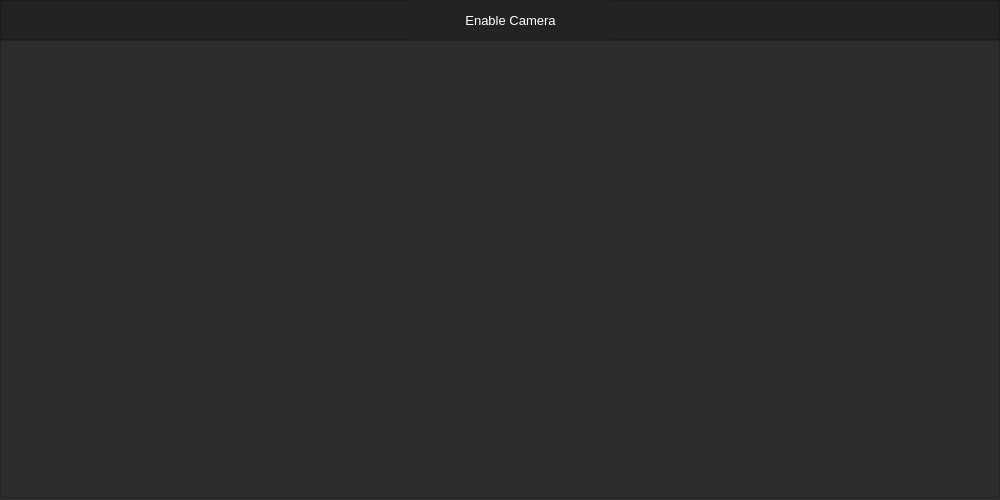
<?xml version="1.0" encoding="UTF-8"?>
<ui version="4.0">
 <class>MainWindow</class>
 <widget class="QMainWindow" name="MainWindow">
  <property name="geometry">
   <rect>
    <x>0</x>
    <y>0</y>
    <width>1000</width>
    <height>500</height>
   </rect>
  </property>
  <property name="minimumSize">
   <size>
    <width>1000</width>
    <height>500</height>
   </size>
  </property>
  <property name="windowTitle">
   <string>MainWindow</string>
  </property>
  <property name="styleSheet">
   <string notr="true">background-color: rgb(45, 45, 45);</string>
  </property>
  <widget class="QWidget" name="centralwidget">
   <layout class="QVBoxLayout" name="verticalLayout">
    <property name="spacing">
     <number>0</number>
    </property>
    <property name="leftMargin">
     <number>0</number>
    </property>
    <property name="topMargin">
     <number>0</number>
    </property>
    <property name="rightMargin">
     <number>0</number>
    </property>
    <property name="bottomMargin">
     <number>0</number>
    </property>
    <item>
     <widget class="QFrame" name="Top_Bar">
      <property name="maximumSize">
       <size>
        <width>16777215</width>
        <height>40</height>
       </size>
      </property>
      <property name="styleSheet">
       <string notr="true">background-color: rgb(35, 35, 35);</string>
      </property>
      <property name="frameShape">
       <enum>QFrame::NoFrame</enum>
      </property>
      <property name="frameShadow">
       <enum>QFrame::Raised</enum>
      </property>
      <layout class="QHBoxLayout" name="horizontalLayout">
       <property name="spacing">
        <number>0</number>
       </property>
       <property name="leftMargin">
        <number>0</number>
       </property>
       <property name="topMargin">
        <number>0</number>
       </property>
       <property name="rightMargin">
        <number>0</number>
       </property>
       <property name="bottomMargin">
        <number>0</number>
       </property>
       <item>
        <widget class="QFrame" name="frame_top">
         <property name="sizePolicy">
          <sizepolicy hsizetype="Preferred" vsizetype="Preferred">
           <horstretch>0</horstretch>
           <verstretch>0</verstretch>
          </sizepolicy>
         </property>
         <property name="minimumSize">
          <size>
           <width>930</width>
           <height>40</height>
          </size>
         </property>
         <property name="frameShape">
          <enum>QFrame::StyledPanel</enum>
         </property>
         <property name="frameShadow">
          <enum>QFrame::Raised</enum>
         </property>
         <widget class="QPushButton" name="EnableCamera">
          <property name="geometry">
           <rect>
            <x>410</x>
            <y>0</y>
            <width>201</width>
            <height>40</height>
           </rect>
          </property>
          <property name="sizePolicy">
           <sizepolicy hsizetype="Fixed" vsizetype="Fixed">
            <horstretch>0</horstretch>
            <verstretch>0</verstretch>
           </sizepolicy>
          </property>
          <property name="minimumSize">
           <size>
            <width>0</width>
            <height>40</height>
           </size>
          </property>
          <property name="font">
           <font>
            <pointsize>10</pointsize>
            <weight>50</weight>
            <italic>false</italic>
            <bold>false</bold>
           </font>
          </property>
          <property name="styleSheet">
           <string notr="true">QPushButton {
	color: rgb(255, 255, 255);
	background-color: rgb(35, 35, 35);
	border: 0px solid;
}
QPushButton:hover {
	background-color: rgb(85, 170, 255);
}</string>
          </property>
          <property name="text">
           <string>Enable Camera</string>
          </property>
         </widget>
        </widget>
       </item>
      </layout>
     </widget>
    </item>
    <item>
     <widget class="QLabel" name="camera_screen">
      <property name="sizePolicy">
       <sizepolicy hsizetype="Expanding" vsizetype="Expanding">
        <horstretch>0</horstretch>
        <verstretch>0</verstretch>
       </sizepolicy>
      </property>
      <property name="frameShape">
       <enum>QFrame::StyledPanel</enum>
      </property>
      <property name="text">
       <string/>
      </property>
      <property name="scaledContents">
       <bool>true</bool>
      </property>
      <property name="alignment">
       <set>Qt::AlignBottom|Qt::AlignRight|Qt::AlignTrailing</set>
      </property>
     </widget>
    </item>
    <item alignment="Qt::AlignLeft|Qt::AlignTop">
     <widget class="QFrame" name="Content">
      <property name="frameShape">
       <enum>QFrame::NoFrame</enum>
      </property>
      <property name="frameShadow">
       <enum>QFrame::Raised</enum>
      </property>
      <layout class="QHBoxLayout" name="horizontalLayout_2">
       <property name="spacing">
        <number>0</number>
       </property>
       <property name="leftMargin">
        <number>0</number>
       </property>
       <property name="topMargin">
        <number>0</number>
       </property>
       <property name="rightMargin">
        <number>0</number>
       </property>
       <property name="bottomMargin">
        <number>0</number>
       </property>
       <item alignment="Qt::AlignTop">
        <widget class="QFrame" name="frame_left_menu">
         <property name="sizePolicy">
          <sizepolicy hsizetype="Preferred" vsizetype="Preferred">
           <horstretch>0</horstretch>
           <verstretch>0</verstretch>
          </sizepolicy>
         </property>
         <property name="minimumSize">
          <size>
           <width>0</width>
           <height>0</height>
          </size>
         </property>
         <property name="maximumSize">
          <size>
           <width>800</width>
           <height>16777215</height>
          </size>
         </property>
         <property name="layoutDirection">
          <enum>Qt::LeftToRight</enum>
         </property>
         <property name="styleSheet">
          <string notr="true">background:transparent</string>
         </property>
         <property name="frameShape">
          <enum>QFrame::StyledPanel</enum>
         </property>
         <property name="frameShadow">
          <enum>QFrame::Raised</enum>
         </property>
         <layout class="QVBoxLayout" name="verticalLayout_3">
          <property name="sizeConstraint">
           <enum>QLayout::SetNoConstraint</enum>
          </property>
          <property name="leftMargin">
           <number>0</number>
          </property>
          <property name="topMargin">
           <number>0</number>
          </property>
          <property name="rightMargin">
           <number>0</number>
          </property>
          <property name="bottomMargin">
           <number>0</number>
          </property>
         </layout>
        </widget>
       </item>
      </layout>
     </widget>
    </item>
   </layout>
  </widget>
 </widget>
 <resources/>
 <connections/>
</ui>
